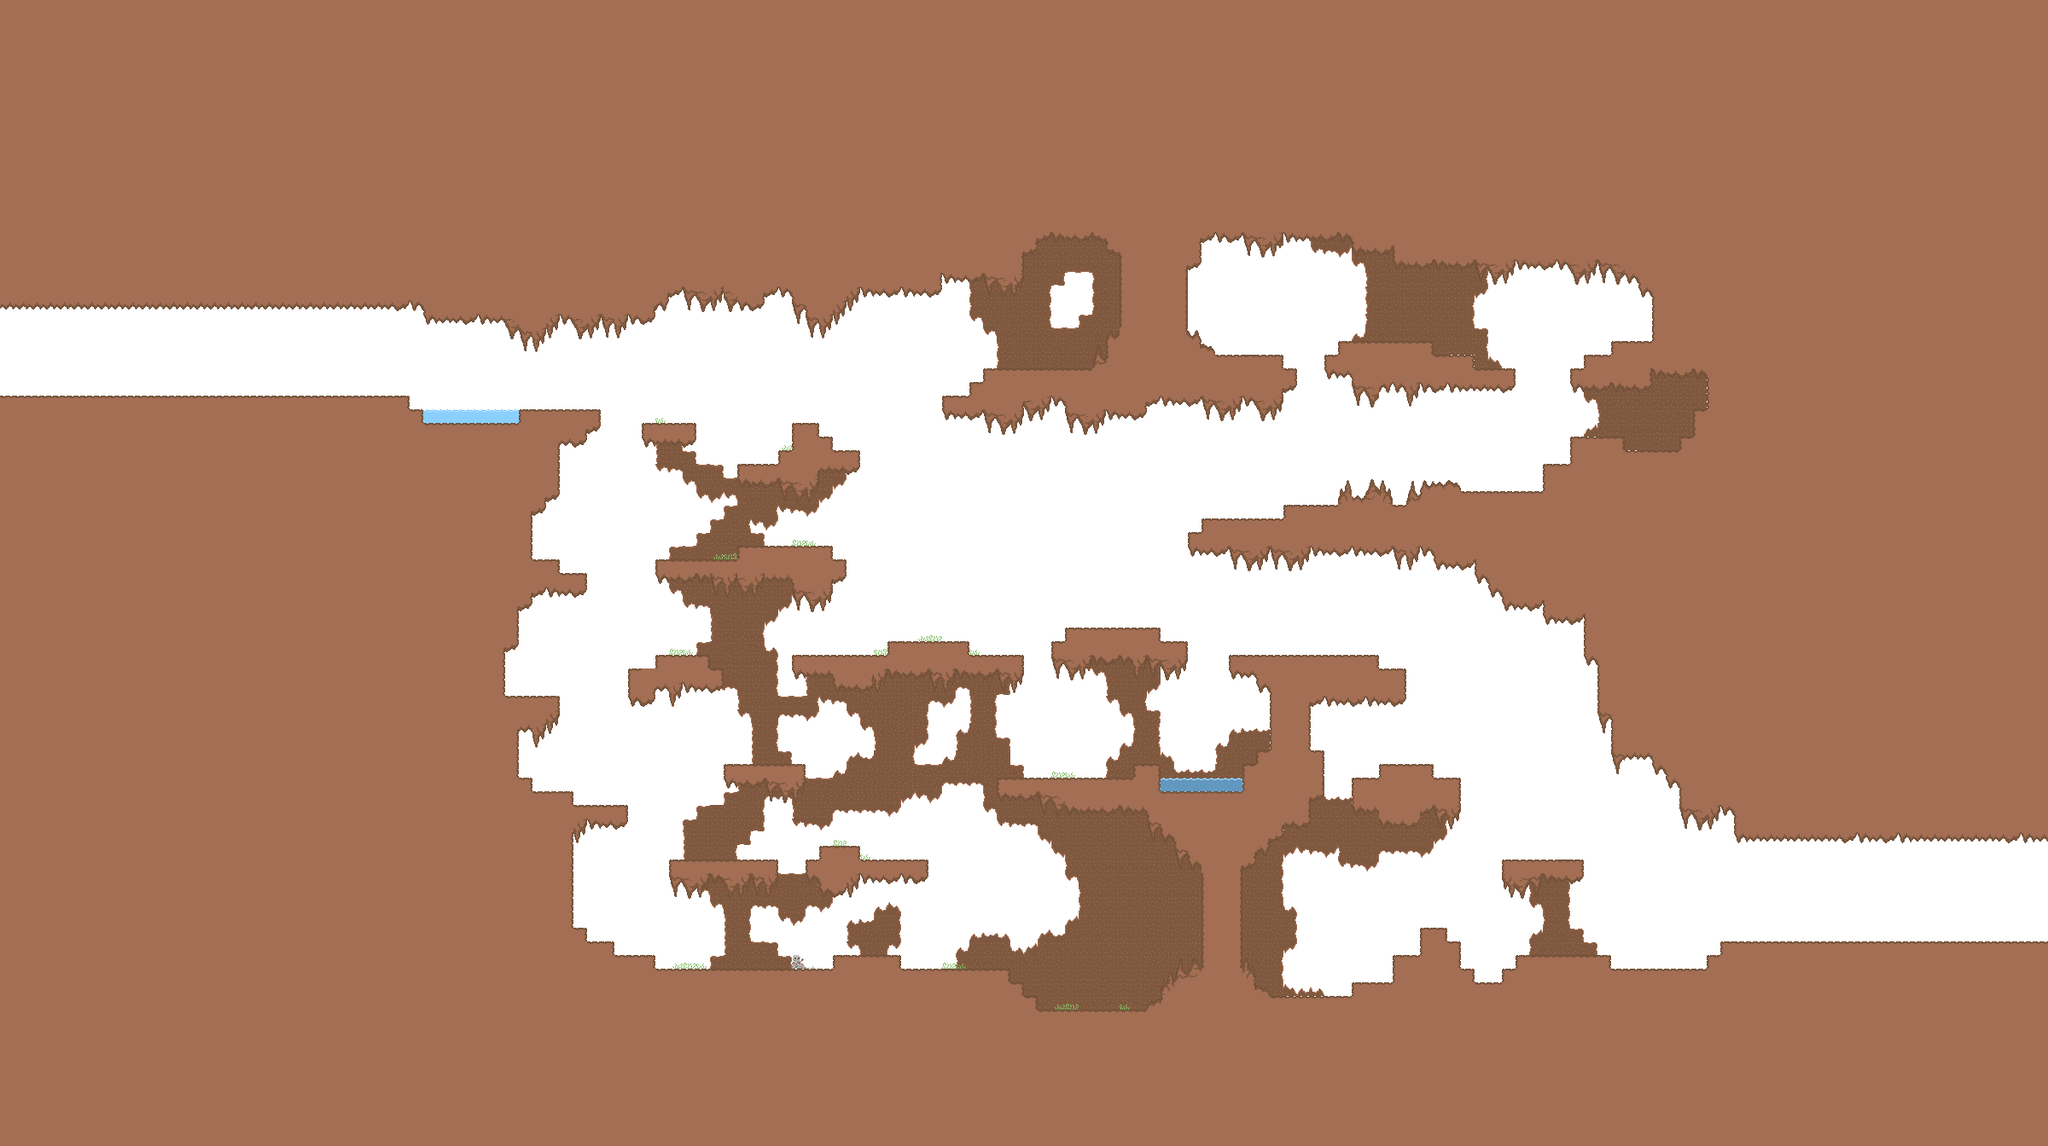

This game map was drawn from its Tiled (.tmx) file and the tilesets committed beside it. A one-line description and the trimmed map source follow:
An orthogonal 150x84 tile map with 16x16 px tiles, 7 tile layers (SKY, PARALLAX, FOLIAGE, WALL, ...), 1 hidden layer not drawn, 6 tilesets and 3 objects.

<map version="1.5" tiledversion="1.6.0" orientation="orthogonal" renderorder="right-down" width="150" height="84" tilewidth="16" tileheight="16" infinite="0" nextlayerid="13" nextobjectid="19">
 <tileset firstgid="1" name="AdventureSet" tilewidth="16" tileheight="16" tilecount="512" columns="16">
  <image source="../Art/Tilesets/Dungeons/adventuregame/adventuregame.png" width="256" height="512" />
  <tile id="243">
   <animation>
    <frame tileid="243" duration="140" />
    <frame tileid="244" duration="140" />
    <frame tileid="245" duration="140" />
    <frame tileid="246" duration="140" />
    <frame tileid="247" duration="140" />
   </animation>
  </tile>
  <tile id="248">
   <animation>
    <frame tileid="248" duration="80" />
    <frame tileid="249" duration="80" />
    <frame tileid="250" duration="80" />
    <frame tileid="251" duration="80" />
    <frame tileid="252" duration="80" />
    <frame tileid="253" duration="80" />
    <frame tileid="254" duration="80" />
    <frame tileid="255" duration="80" />
   </animation>
  </tile>
  <tile id="259">
   <animation>
    <frame tileid="259" duration="100" />
    <frame tileid="260" duration="100" />
    <frame tileid="261" duration="100" />
    <frame tileid="262" duration="100" />
    <frame tileid="263" duration="100" />
    <frame tileid="264" duration="100" />
    <frame tileid="265" duration="100" />
    <frame tileid="266" duration="100" />
   </animation>
  </tile>
  <tile id="268">
   <animation>
    <frame tileid="268" duration="100" />
    <frame tileid="269" duration="100" />
    <frame tileid="270" duration="100" />
    <frame tileid="271" duration="100" />
   </animation>
  </tile>
  <tile id="275">
   <animation>
    <frame tileid="275" duration="100" />
    <frame tileid="276" duration="100" />
    <frame tileid="277" duration="100" />
    <frame tileid="278" duration="100" />
    <frame tileid="279" duration="100" />
    <frame tileid="280" duration="100" />
    <frame tileid="281" duration="100" />
    <frame tileid="282" duration="100" />
   </animation>
  </tile>
  <tile id="284">
   <animation>
    <frame tileid="284" duration="100" />
    <frame tileid="285" duration="100" />
    <frame tileid="286" duration="100" />
    <frame tileid="287" duration="100" />
   </animation>
  </tile>
  <tile id="291">
   <animation>
    <frame tileid="291" duration="100" />
    <frame tileid="292" duration="100" />
    <frame tileid="293" duration="100" />
    <frame tileid="294" duration="100" />
   </animation>
  </tile>
  <tile id="300">
   <animation>
    <frame tileid="300" duration="100" />
    <frame tileid="301" duration="100" />
    <frame tileid="302" duration="100" />
    <frame tileid="303" duration="100" />
   </animation>
  </tile>
  <tile id="307">
   <animation>
    <frame tileid="307" duration="100" />
    <frame tileid="308" duration="100" />
    <frame tileid="309" duration="100" />
    <frame tileid="310" duration="100" />
   </animation>
  </tile>
  <tile id="316">
   <animation>
    <frame tileid="316" duration="100" />
    <frame tileid="317" duration="100" />
    <frame tileid="318" duration="100" />
    <frame tileid="319" duration="100" />
   </animation>
  </tile>
 </tileset>
 <tileset firstgid="513" name="Objects" tilewidth="1" tileheight="1" tilecount="0" columns="0" />
 <tileset firstgid="513" name="Items" tilewidth="26" tileheight="22" tilecount="5" columns="0" objectalignment="center">
  <grid orientation="orthogonal" width="1" height="1" />
  <tile id="0">
   <image width="10" height="11" source="../Art/Items/#Placeholder/Apple.png" />
  </tile>
  <tile id="1">
   <image width="24" height="16" source="../Art/Items/#Placeholder/BananaBunch.png" />
  </tile>
  <tile id="2">
   <image width="13" height="11" source="../Art/Items/#Placeholder/BigBurger.png" />
  </tile>
  <tile id="3">
   <image width="8" height="13" source="../Art/Items/#Placeholder/LargeFries.png" />
  </tile>
  <tile id="4">
   <image width="26" height="22" source="../Art/Items/#Placeholder/Watermelon.png" />
  </tile>
 </tileset>
 <tileset firstgid="518" name="#Tools" tilewidth="33" tileheight="16" tilecount="2" columns="0" objectalignment="center">
  <grid orientation="orthogonal" width="1" height="1" />
  <tile id="0">
   <image width="33" height="16" source="../Art/Tools/Start.png" />
  </tile>
  <tile id="1">
   <image width="22" height="16" source="../Art/Tools/End.png" />
  </tile>
 </tileset>
 <tileset firstgid="520" name="Zelda2TheAdventureOfLink-Palace1" tilewidth="16" tileheight="16" tilecount="24" columns="8">
  <image source="../Art/Tilesets/Dungeons/Placeholder/Zelda2TheAdventureOfLink-Palace1/Zelda2TheAdventureOfLink-Palace1.png" width="128" height="48" />
 </tileset>
 <tileset firstgid="544" name="BlankTile" tilewidth="16" tileheight="16" tilecount="1" columns="1">
  <image source="../Art/Tilesets/Utility/BlankTile/BlankTile.png" width="16" height="16" />
 </tileset>
 <layer id="8" name="SKY" width="150" height="84" tintcolor="#473f38">
  <data>[12600 cells, 12600 non-empty, 1 distinct tile ids]</data>
 </layer>
 <layer id="12" name="PARALLAX" width="150" height="84">
  <data>[12600 cells, 0 non-empty, 0 distinct tile ids]</data>
 </layer>
 <layer id="3" name="FOLIAGE" width="150" height="84">
  <data>[12600 cells, 20 non-empty, 4 distinct tile ids]</data>
 </layer>
 <layer id="2" name="WALL" width="150" height="84">
  <data>[12600 cells, 1070 non-empty, 16 distinct tile ids]</data>
 </layer>
 <layer id="4" name="GROUND" width="150" height="84">
  <data>[12600 cells, 9076 non-empty, 17 distinct tile ids]</data>
 </layer>
 <objectgroup id="11" name="ITEM">
  <object id="17" gid="86" x="1284" y="1184" width="16" height="16" />
 </objectgroup>
 <layer id="5" name="WATER" width="150" height="84">
  <data>[12600 cells, 13 non-empty, 1 distinct tile ids]</data>
 </layer>
 <layer id="7" name="FOLIAGE ABOVE" width="150" height="84">
  <data>[12600 cells, 13 non-empty, 2 distinct tile ids]</data>
 </layer>
 <layer id="6" name="SECRET" width="150" height="84" visible="0">
  <data>[12600 cells, 18 non-empty, 4 distinct tile ids]</data>
 </layer>
 <objectgroup id="10" name="DEV">
  <object id="1" gid="518" x="296" y="440" width="33" height="16" />
  <object id="4" gid="519" x="1996" y="1036" width="22" height="16" />
 </objectgroup>
</map>
